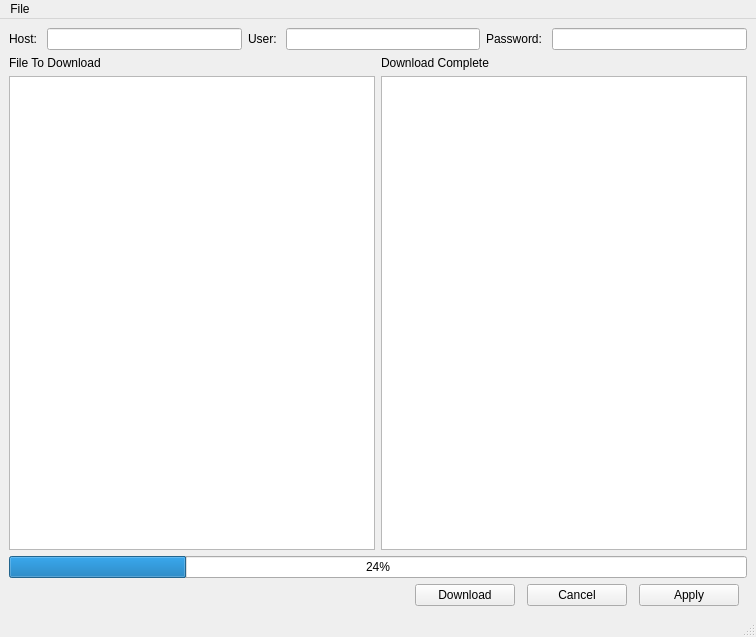
<?xml version="1.0" encoding="UTF-8"?>
<ui version="4.0">
 <class>MainWindow</class>
 <widget class="QMainWindow" name="MainWindow">
  <property name="geometry">
   <rect>
    <x>0</x>
    <y>0</y>
    <width>756</width>
    <height>637</height>
   </rect>
  </property>
  <property name="windowTitle">
   <string>FileDown</string>
  </property>
  <widget class="QWidget" name="centralwidget">
   <layout class="QVBoxLayout" name="verticalLayout_3">
    <item>
     <layout class="QHBoxLayout" name="horizontalLayout">
      <item>
       <widget class="QLabel" name="label">
        <property name="text">
         <string>Host: </string>
        </property>
       </widget>
      </item>
      <item>
       <widget class="QLineEdit" name="lineEdit"/>
      </item>
      <item>
       <widget class="QLabel" name="label_2">
        <property name="text">
         <string>User: </string>
        </property>
       </widget>
      </item>
      <item>
       <widget class="QLineEdit" name="lineEdit_2"/>
      </item>
      <item>
       <widget class="QLabel" name="label_3">
        <property name="text">
         <string>Password: </string>
        </property>
       </widget>
      </item>
      <item>
       <widget class="QLineEdit" name="lineEdit_3"/>
      </item>
     </layout>
    </item>
    <item>
     <layout class="QHBoxLayout" name="horizontalLayout_2">
      <item>
       <layout class="QVBoxLayout" name="verticalLayout">
        <item>
         <widget class="QLabel" name="label_4">
          <property name="text">
           <string>File To Download</string>
          </property>
         </widget>
        </item>
        <item>
         <widget class="QListView" name="listView"/>
        </item>
       </layout>
      </item>
      <item>
       <layout class="QVBoxLayout" name="verticalLayout_2">
        <item>
         <widget class="QLabel" name="label_5">
          <property name="text">
           <string>Download Complete</string>
          </property>
         </widget>
        </item>
        <item>
         <widget class="QListView" name="listView_2"/>
        </item>
       </layout>
      </item>
     </layout>
    </item>
    <item>
     <widget class="QProgressBar" name="progressBar">
      <property name="value">
       <number>24</number>
      </property>
     </widget>
    </item>
    <item>
     <layout class="QHBoxLayout" name="horizontalLayout_3">
      <property name="sizeConstraint">
       <enum>QLayout::SetDefaultConstraint</enum>
      </property>
      <property name="leftMargin">
       <number>400</number>
      </property>
      <item>
       <widget class="QPushButton" name="pushButton_2">
        <property name="maximumSize">
         <size>
          <width>100</width>
          <height>100</height>
         </size>
        </property>
        <property name="text">
         <string>Download</string>
        </property>
       </widget>
      </item>
      <item>
       <widget class="QPushButton" name="pushButton_3">
        <property name="maximumSize">
         <size>
          <width>100</width>
          <height>100</height>
         </size>
        </property>
        <property name="text">
         <string>Cancel</string>
        </property>
       </widget>
      </item>
      <item>
       <widget class="QPushButton" name="pushButton">
        <property name="maximumSize">
         <size>
          <width>100</width>
          <height>100</height>
         </size>
        </property>
        <property name="text">
         <string>Apply</string>
        </property>
       </widget>
      </item>
     </layout>
    </item>
   </layout>
  </widget>
  <widget class="QMenuBar" name="menubar">
   <property name="geometry">
    <rect>
     <x>0</x>
     <y>0</y>
     <width>756</width>
     <height>26</height>
    </rect>
   </property>
   <widget class="QMenu" name="menuFile">
    <property name="title">
     <string>File</string>
    </property>
    <addaction name="actionConfig"/>
   </widget>
   <addaction name="menuFile"/>
  </widget>
  <widget class="QStatusBar" name="statusbar"/>
  <action name="actionConfig">
   <property name="text">
    <string>Config</string>
   </property>
  </action>
 </widget>
 <resources/>
 <connections/>
</ui>
